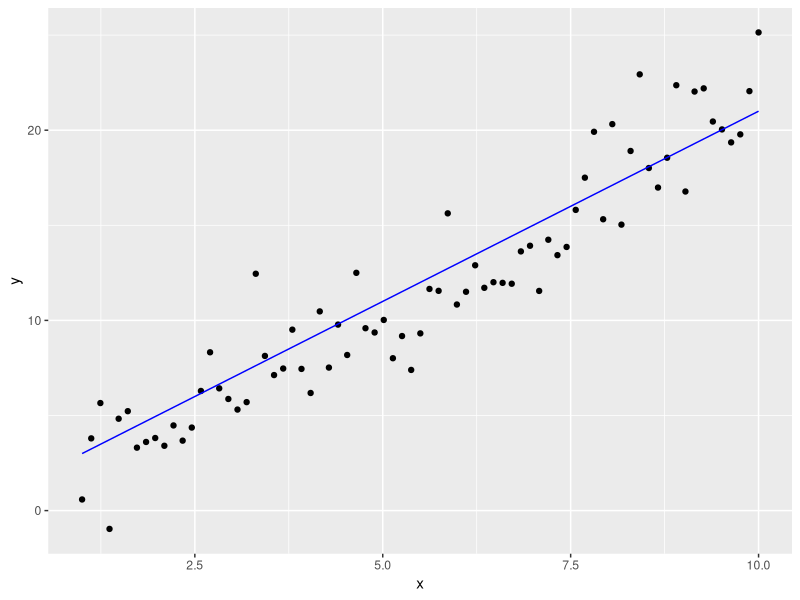
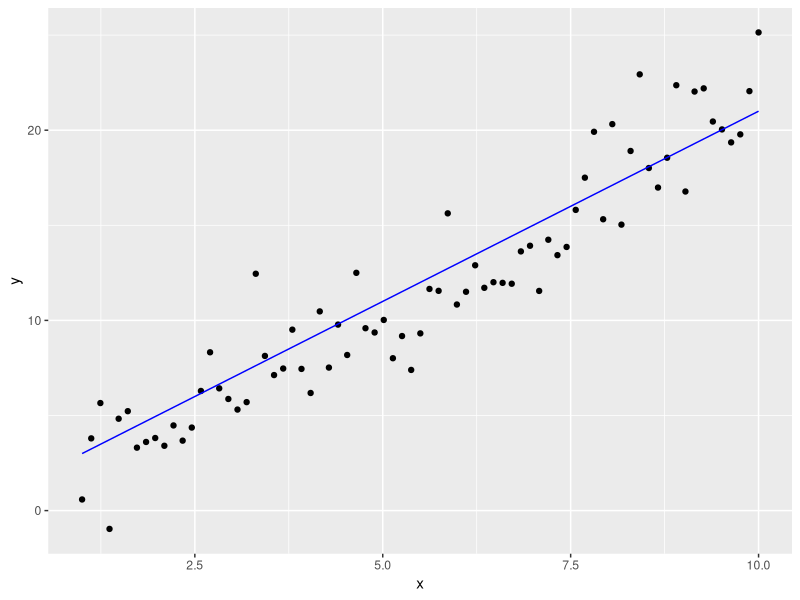

Recreate these plots in R, in order.
#### create example graph regression
#######
#libraries
library(ggplot2)

#######
# Create sample data
set.seed(1234)

#number of data points
n <- 75

# errors
sd <- 2
eps <- rnorm(n = n , mean = 0, sd = sd)

# x values
x <- seq (1,10,length.out = n)

#linear model 
b0 <- 1
b1 <- 2
y <- b0 + b1*x + eps


#####
#perfect model 
model <- b0 + b1*x

data <- data.frame(x = x, y = y, model = model) 


regression_plot <- ggplot(data = data, mapping = aes(x = x, y=y)) +
    geom_point() +
    geom_line (aes(x =x, y= model), color = "blue")
    

regression_plot

ggsave(filename = "figure_man/ml-basics-supervised-regression-task.png",plot = regression_plot, width = 4.5, height = 3, units = "in")
